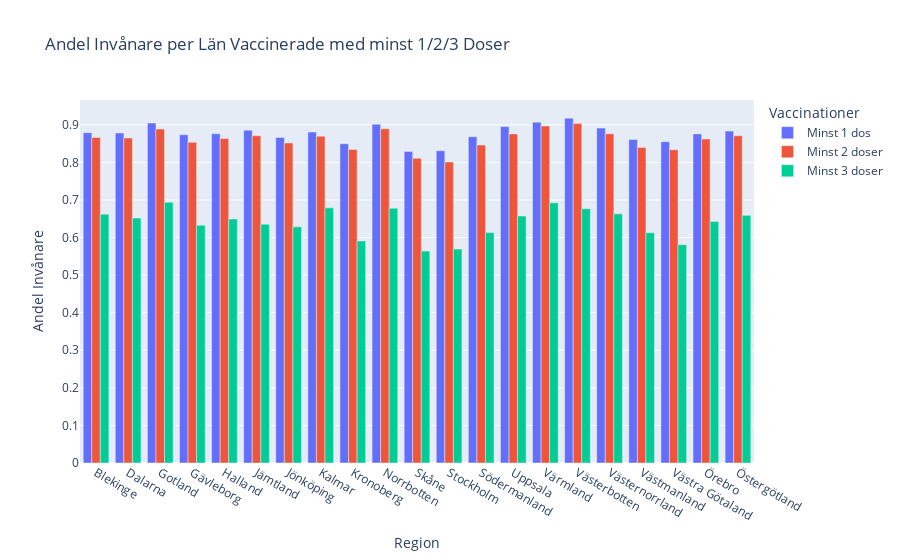

Here is the notebook cell this chart was saved with:
### Markdown cell above
### Plotting with grouped bars
Gives a much clearer view of specific doses compared to other regions

### Code cell
fig = px.bar(
    df_andel,
    barmode="group",
    title="Andel Invånare per Län Vaccinerade med minst 1/2/3 Doser",
    labels={"value": "Andel Invånare", "variable": "Vaccinationer"},
)

fig.write_html("Visualiseringar/E2F_andel_vaccinationer_region.html")
fig.show()

### Figure 1 — Plotly figure (JSON) as saved in the notebook; plotly's stock layout.template omitted (floating-point values rounded to 4 significant figures)
{"data": [{"alignmentgroup": "True", "hovertemplate": "Vaccinationer=Minst 1 dos<br>Region=%{x}<br>Andel Invånare=%{y}<extra></extra>", "legendgroup": "Minst 1 dos", "marker": {"color": "#636efa", "pattern": {"shape": ""}}, "name": "Minst 1 dos", "offsetgroup": "Minst 1 dos", "orientation": "v", "showlegend": true, "textposition": "auto", "type": "bar", "x": ["Blekinge", "Dalarna", "Gotland", "Gävleborg", "Halland", "Jämtland", "Jönköping", "Kalmar", "Kronoberg", "Norrbotten", "Skåne", "Stockholm", "Södermanland", "Uppsala", "Värmland", "Västerbotten", "Västernorrland", "Västmanland", "Västra Götaland", "Örebro", "Östergötland"], "xaxis": "x", "y": [0.8792, 0.8784, 0.9047, 0.8738, 0.8765, 0.8859, 0.8664, 0.8808, 0.8498, 0.9015, 0.8293, 0.8312, 0.8683, 0.8954, 0.9072, 0.9178, 0.8913, 0.861, 0.8551, 0.8759, 0.8834], "yaxis": "y"}, {"alignmentgroup": "True", "hovertemplate": "Vaccinationer=Minst 2 doser<br>Region=%{x}<br>Andel Invånare=%{y}<extra></extra>", "legendgroup": "Minst 2 doser", "marker": {"color": "#EF553B", "pattern": {"shape": ""}}, "name": "Minst 2 doser", "offsetgroup": "Minst 2 doser", "orientation": "v", "showlegend": true, "textposition": "auto", "type": "bar", "x": ["Blekinge", "Dalarna", "Gotland", "Gävleborg", "Halland", "Jämtland", "Jönköping", "Kalmar", "Kronoberg", "Norrbotten", "Skåne", "Stockholm", "Södermanland", "Uppsala", "Värmland", "Västerbotten", "Västernorrland", "Västmanland", "Västra Götaland", "Örebro", "Östergötland"], "xaxis": "x", "y": [0.8665, 0.8649, 0.8888, 0.8535, 0.8636, 0.8711, 0.8516, 0.8697, 0.8347, 0.8897, 0.8109, 0.8011, 0.8461, 0.8757, 0.8968, 0.9034, 0.8762, 0.84, 0.8336, 0.8624, 0.8709], "yaxis": "y"}, {"alignmentgroup": "True", "hovertemplate": "Vaccinationer=Minst 3 doser<br>Region=%{x}<br>Andel Invånare=%{y}<extra></extra>", "legendgroup": "Minst 3 doser", "marker": {"color": "#00cc96", "pattern": {"shape": ""}}, "name": "Minst 3 doser", "offsetgroup": "Minst 3 doser", "orientation": "v", "showlegend": true, "textposition": "auto", "type": "bar", "x": ["Blekinge", "Dalarna", "Gotland", "Gävleborg", "Halland", "Jämtland", "Jönköping", "Kalmar", "Kronoberg", "Norrbotten", "Skåne", "Stockholm", "Södermanland", "Uppsala", "Värmland", "Västerbotten", "Västernorrland", "Västmanland", "Västra Götaland", "Örebro", "Östergötland"], "xaxis": "x", "y": [0.6622, 0.6518, 0.694, 0.6329, 0.6494, 0.6355, 0.6286, 0.679, 0.5911, 0.678, 0.5639, 0.5695, 0.6134, 0.6572, 0.6924, 0.6769, 0.6631, 0.6128, 0.5809, 0.643, 0.6591], "yaxis": "y"}], "layout": {"barmode": "group", "legend": {"title": {"text": "Vaccinationer"}, "tracegroupgap": 0}, "title": {"text": "Andel Invånare per Län Vaccinerade med minst 1/2/3 Doser"}, "xaxis": {"anchor": "y", "domain": [0, 1], "title": {"text": "Region"}}, "yaxis": {"anchor": "x", "domain": [0, 1], "title": {"text": "Andel Invånare"}}}}
